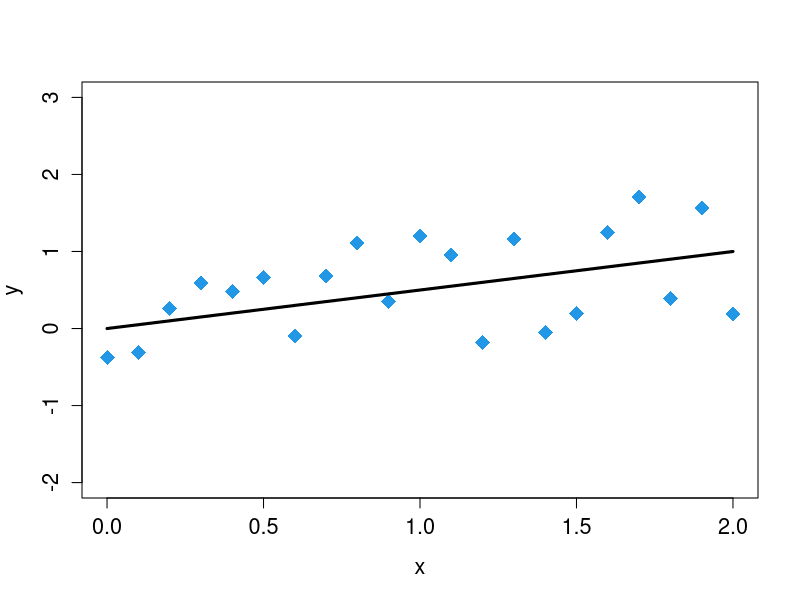
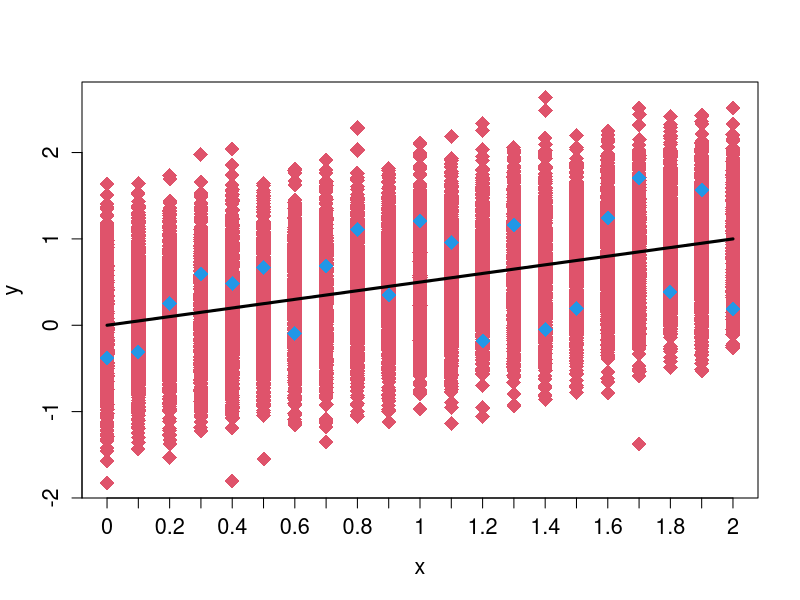
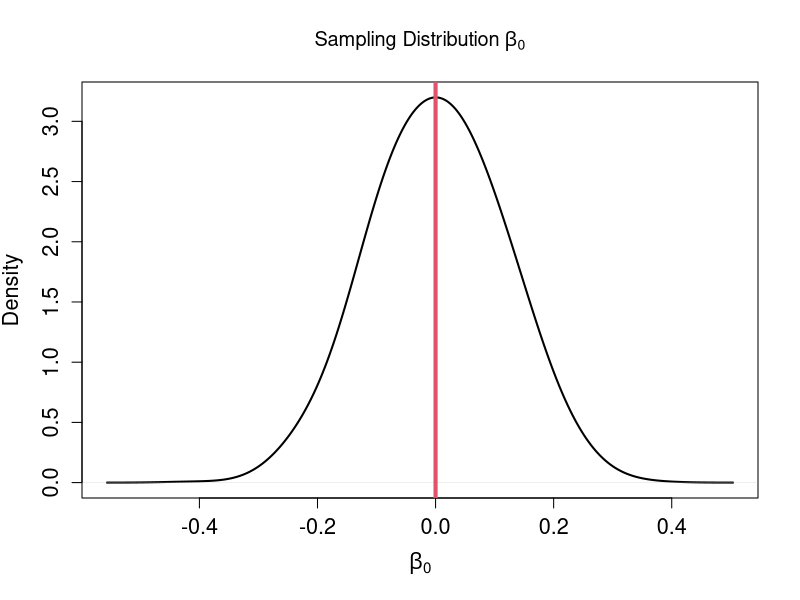
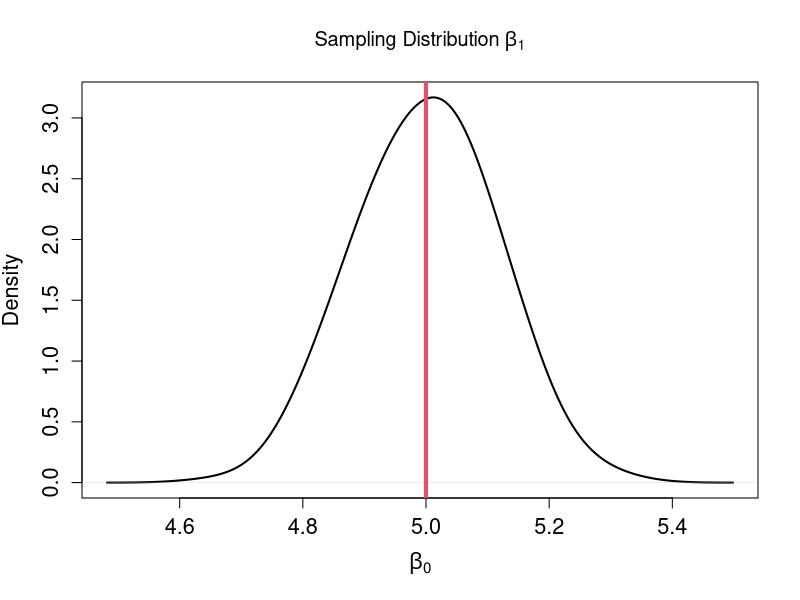
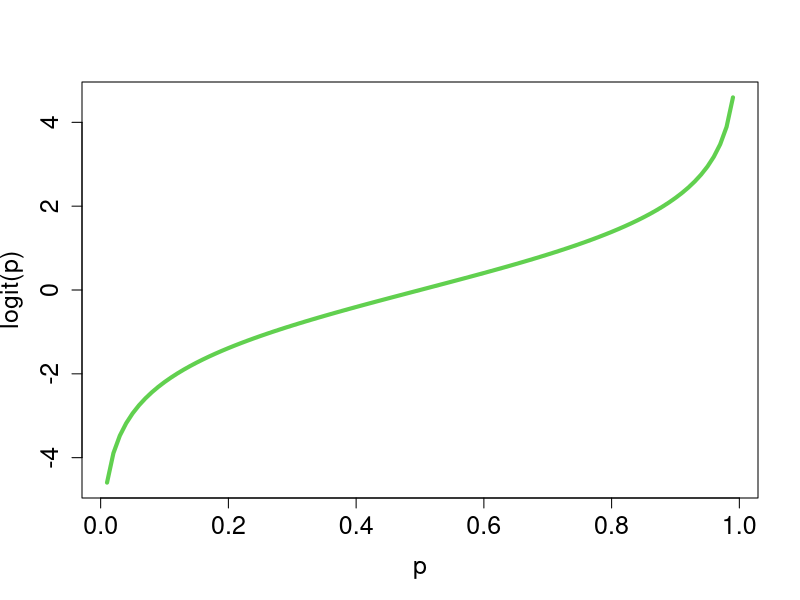
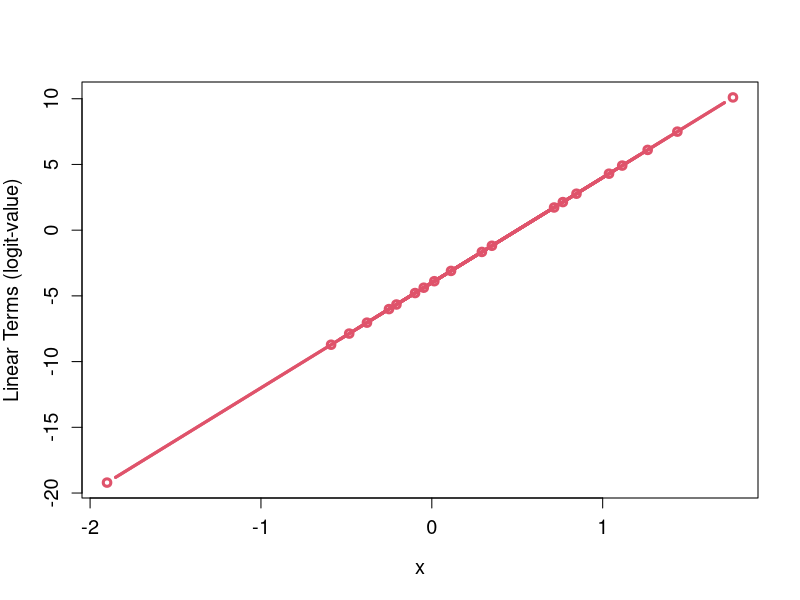
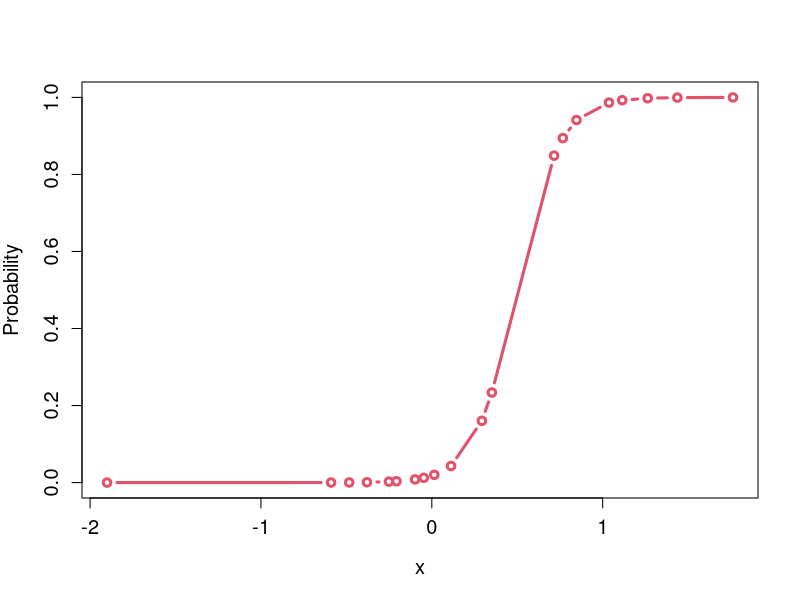
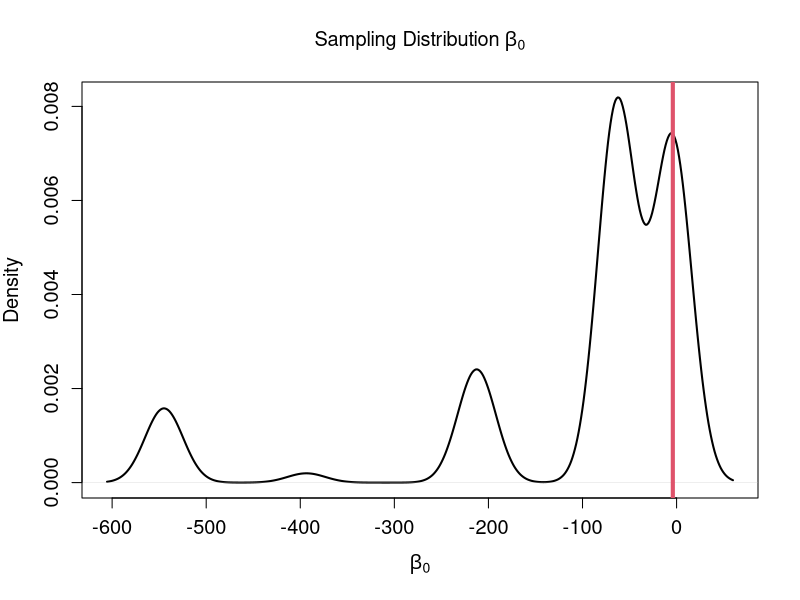

These figures' R source, in order:
## ---- chunk 1
# x variable (independent and known)
  x = seq(0,2,by=0.1)
  x
## ---- chunk 2
# marginal coefficients (estimated if unknown)
  beta0 = 0
  beta1 = 0.5

#stdev of y, (estimated if unknown) 
  sigma = 0.5

# Derive mu  
  mu = beta0 + beta1*x

# Single random realization of y, 
#  based on mu and sigma  
  set.seed(43252)
  y =  rnorm(length(mu),mean = mu, sd = sigma)

#plot x and y  
  par(cex.axis=1.3,cex.lab=1.3)
  plot(x,y,type="p",col=4,lwd=4,ylim=c(-2,3),
       pch=18,cex=2)
  lines(x,mu,lwd=3)
## ---- chunk 3
#sample many times  
  y.many = replicate(1000,rnorm(length(mu),mu, sigma))

#plot all samples with true mu
  par(cex.axis=1.3,cex.lab=1.3)
  matplot(y.many,type="p",pch=18,xaxt="n",col=2,cex=2,xlab="x",ylab="y")
  axis(1,at=1:length(x),lab=x)
  lines(1:length(x),mu,lwd=3)
  points(1:length(x),y,type="p",col=4,lwd=4,ylim=c(-2,3),
       pch=18,cex=2)
## ---- chunk 4
y <- matrix(c(1,2,3),nrow=3,ncol=1)
y
## ---- chunk 5
x <- matrix(c(0.5,1,-2),nrow=3,ncol=1)
x
## ---- chunk 6
p=3
beta <- matrix(c(0,-2,2),nrow=p,ncol=1)
beta
## ---- chunk 7
p=2
X <- matrix(c(1,2,3,4,5,6),nrow=3,ncol=p,byrow=FALSE)
X
## ---- chunk 8
t(y)%*%y
## ---- chunk 9
first=t(y)
dim(first)

second=y
dim(second)

#When this is true
  ncol(first)==nrow(second)
## ---- chunk 10
#Design matrix
  set.seed(6454)
  Var1 = rnorm(20)
  X = model.matrix(~Var1)
  head(X)
  
## ---- chunk 11
#Marginal Coefficients  
  beta=matrix(c(0,5))

#linear terms
  lt = X%*%beta

#mu
  mu=lt
  
#sample
  set.seed(5435)
  y = rnorm(length(mu),mu)
  y
## ---- chunk 12
# Fit model to sample
  model1=glm(y~X+0,family = gaussian(link = "identity"))
  summary(model1)
## ---- chunk 13
 #sample many times  
  y.many = replicate(1000,rnorm(length(mu),mu, sigma))
  dim(y.many)
  
 #Estimate coefs for all 100 samples
  coef.est=apply(y.many,2,FUN=function(y){
              model1=glm(y~X+0,family = gaussian(link = "identity"))
              model1$coefficients
  })

  dim(coef.est)
## ---- chunk 14
  plot(density(coef.est[1,],adjust=2),type="l",lwd=2,
       main=bquote("Sampling Distribution"~beta[0]),
       xlab=bquote(beta[0]))
      abline(v=beta[1],col=2,lwd=4)
  plot(density(coef.est[2,],adjust=2),type="l",lwd=2,
       main=bquote("Sampling Distribution"~beta[1]),
       xlab=bquote(beta[0]))
  abline(v=beta[2],col=2,lwd=4)
## ---- chunk 15
p=seq(0.01,0.99,by=0.01)
logit.p=qlogis(p)
par(cex.lab=1.5,cex.axis=1.5)
plot(p,logit.p,type="l",lwd=4,col=3,xlab='p',ylab="logit(p)")
## ---- chunk 16
#Design matrix
  set.seed(43534)
  Var1 = rnorm(20)
  X = model.matrix(~Var1)
  head(X)
## ---- chunk 17
# marginal coefficients (on logit-scale)
  beta=c(-4,8)

#linear terms
  lt = X%*%beta

#probability
  p=plogis(lt)
  head(round(p,digits=2))

#sample
  set.seed(14353)
  y = rbinom(n=length(p),size=1,p)
  y
## ---- chunk 18
#Plot the linear 'terms'  and probability
  par(cex.lab=1.2,cex.axis=1.2)
  plot(Var1,lt,type="b",lwd=3,col=2,
       xlab="x",ylab="Linear Terms (logit-value)")  

  index=order(Var1)
  plot(Var1[index],p[index],type="b",lwd=3,col=2,xlab="x",ylab="Probability")  
## ---- chunk 19
# Fit model to sample 
  model1=glm(y~X+0, family = binomial(link = "logit"))
  summary(model1)
## ---- chunk 20
 #sample many times  
  y.many = replicate(1000,rbinom(n=length(p),size=1,p))
  dim(y.many)
  
 #Estimate coefs for all 100 samples
  coef.est=apply(y.many,2,FUN=function(y){
          model1=glm(y~X+0, family = binomial(link = "logit"))
          
  model1$coefficients
  })

  dim(coef.est)
## ---- chunk 21
  plot(density(coef.est[1,],adjust=2),type="l",lwd=2,
       main=bquote("Sampling Distribution"~beta[0]),
       xlab=bquote(beta[0]))
      abline(v=beta[1],col=2,lwd=4)
  plot(density(coef.est[2,],adjust=2),type="l",lwd=2,
       main=bquote("Sampling Distribution"~beta[1]),
       xlab=bquote(beta[0]))
  abline(v=beta[2],col=2,lwd=4)
